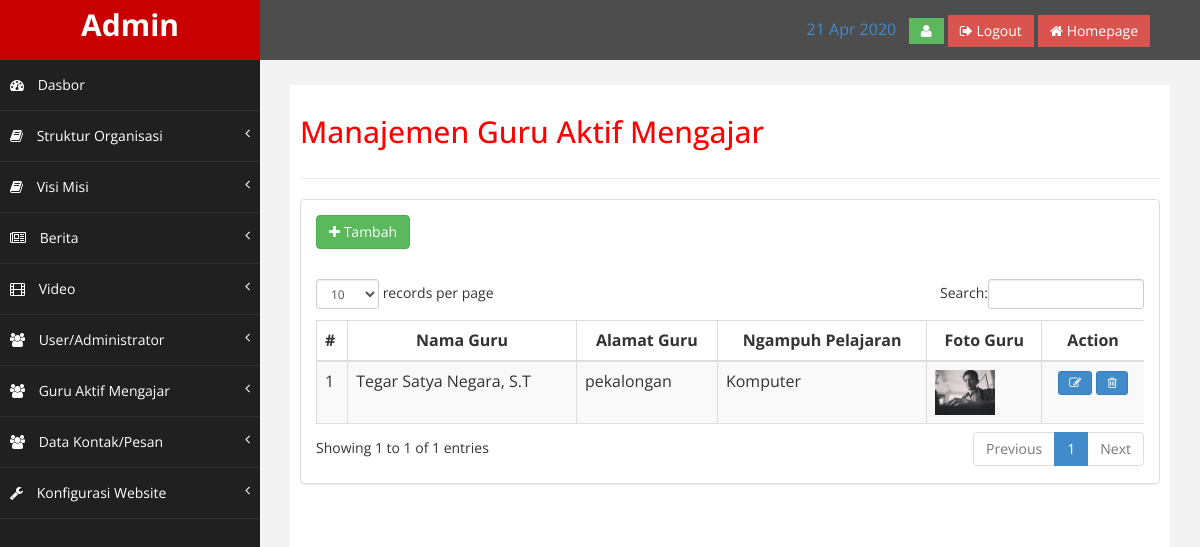
The page /index.php/admin/guru on the database as committed earlier.
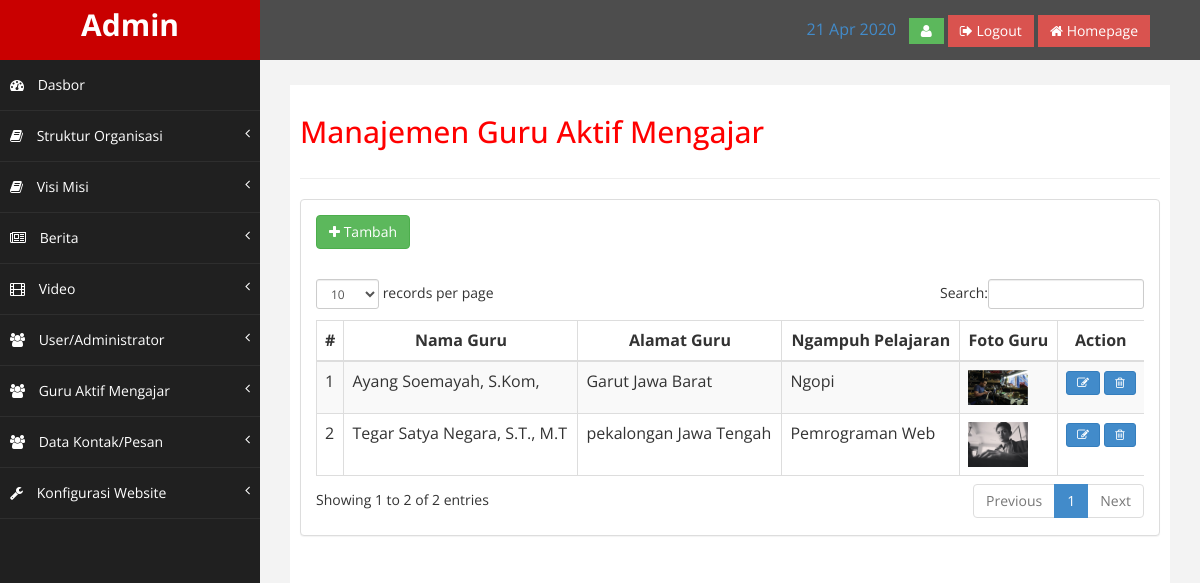
The same page on the database as committed later.
### tables this page shows
CREATE TABLE `guru` (
  `id_guru` int(11) NOT NULL,
  `nama_guru` varchar(100) NOT NULL,
  `alamat` varchar(100) NOT NULL,
  `pelajaran` varchar(100) NOT NULL,
  `tanggal` timestamp NOT NULL DEFAULT CURRENT_TIMESTAMP ON UPDATE CURRENT_TIMESTAMP,
  `gambar` varchar(455) NOT NULL
);

### application/views/admin/layout/wrapper.php (called while the page is built)
<?php
require_once('head.php');
require_once('header.php');
require_once('nav.php');
require_once('content.php');
require_once('footer.php');

### application/controllers/admin/Guru.php (called while the page is built, shortened)
<?php
class Guru extends CI_Controller
{
	public function __construct()
	{
		$this->load->model('guru_model');
	}
	public function index()
	{
		$guru = $this->guru_model->listing();
		$data = array(
			'title'		 => 'Manajemen Guru Aktif Mengajar',
			'guru'   	 =>  $guru,
			'isi'  		 => 'admin/guru/list'
		);
		$this->load->view('admin/layout/wrapper', $data);
	}
}

### index.php (called while the page is built, shortened)
<?php
require_once BASEPATH.'core/CodeIgniter.php';

### application/views/admin/layout/content.php (called while the page is built)
<?php
if ($isi) {
	$this->load->view($isi);
}

### application/models/Guru_model.php (called while the page is built, shortened)
<?php
class Guru_model extends CI_Model
{
	public function listing()
	{
		$this->db->select('*');
		$this->db->from('guru');
		$this->db->order_by('id_guru', 'DESC');
		$query = $this->db->get();
		return $query->result();
	}
}

### application/views/admin/guru/list.php (the view)
<a href="<?php echo base_url('admin/guru/tambah') ?>" class="btn btn-success">
	<i class="fa fa-plus"></i> Tambah</a></p>
<table class="table table-striped table-bordered table-hover" id="dataTables-example">
	<thead>
		<tr>
			<th>#</th>
			<th>
				<center>Nama Guru</center>
			</th>
			<th>
				<center>Alamat Guru</center>
			</th>
			<th>
				<center>Ngampuh Pelajaran</center>
			</th>
			<th>
				<center>Foto Guru</center>
			</th>
			<th>
				<center>Action</center>
			</th>
		</tr>
	</thead>
	<tbody>
		<?php $i = 1;
		foreach ($guru as $guru) { ?>
			<tr class="odd gradeX">
				<td><?php echo $i ?></td>
				<td><?php echo $guru->nama_guru ?></td>
				<td><?php echo $guru->alamat ?></td>
				<td><?php echo $guru->pelajaran?></td>
				<td>
					<img src="<?php echo base_url('assets/upload/image/thumbs/' . $guru->gambar) ?>" class="img img-responsive" width="60">
				</td>
				<td>
					<center>
						<a href="<?php echo base_url('admin/guru/edit/' . $guru->id_guru) ?>" class="btn btn-primary btn-sm"><i class="fa fa-edit"></i></a>
						<?php include('delete.php') ?>
					</center>
				</td>
			</tr>
		<?php $i++;
		} ?>
	</tbody>
</table>

### application/views/admin/layout/nav.php (shortened to what this page needs)
<nav class="navbar-default navbar-side" role="navigation">
	<div class="sidebar-collapse">
		<ul class="nav" id="main-menu">
			<li><a href="<?php echo base_url('admin/dasbor') ?>"><i class="fa fa-dashboard"></i> Dasbor</a></li>
			<li><a href="#"><i class="fa fa-book"></i> Struktur Organisasi<span class="fa arrow"></span></a>
			</li>
			<li><a href=""><i class="fa fa-book"></i> Visi Misi <span class="fa arrow"></span></a>
			</li>
			<li><a href="#"><i class="fa fa-newspaper-o"></i> Berita<span class="fa arrow"></span></a>
			</li>
			<li><a href="#"><i class="fa fa-film"></i> Video<span class="fa arrow"></span></a>
			</li>
			<li><a href="#"><i class="fa fa-users"></i> User/Administrator<span class="fa arrow"></span></a>
			</li>
			<li><a href="#"><i class="fa fa-users"></i> Guru Aktif Mengajar<span class="fa arrow"></span></a>
			</li>
			<li><a href="#"><i class="fa fa-users"></i> Data Kontak/Pesan<span class="fa arrow"></span></a>
			</li>
			<li><a href="#"><i class="fa fa-wrench"></i> Konfigurasi Website<span class="fa arrow"></span></a>
			</li>
		</ul>
	</div>
</nav>
<div id="page-wrapper">
	<div id="page-inner">
		<div class="row">
			<div class="col-md-12">
				<h2><?php echo $title ?></h2>
			</div>
		</div>
		<hr />
		<div class="row">
			<div class="col-md-12">
				<div class="panel panel-default">
					<div class="panel-body">
						<div class="table-responsive">

### application/views/admin/guru/delete.php (shortened to what this page needs)
<button class="btn btn-primary btn-sm" data-toggle="modal" data-target="#Delete<?php echo $guru->id_guru ?>">
	<i class="fa fa-trash-o"></i>
</button>

Rows that differ between the two databases and show on the page:
added guru: nama_guru "Ayang Soemayah, S.Kom,", alamat "Garut Jawa Barat", pelajaran "Ngopi", gambar (picture)
changed guru: nama_guru "Tegar Satya Negara, S.T" → "Tegar Satya Negara, S.T., M.T"; alamat "pekalongan" → "pekalongan Jawa Tengah"; pelajaran "Komputer" → "Pemrograman Web"
Other text that changed with them:
text written by a page script: "records per page Search: Showing 1 to 1 of 1 entries Previous 1 Next" → "records per page Search: Showing 1 to 2 of 2 entries Previous 1 Next"
